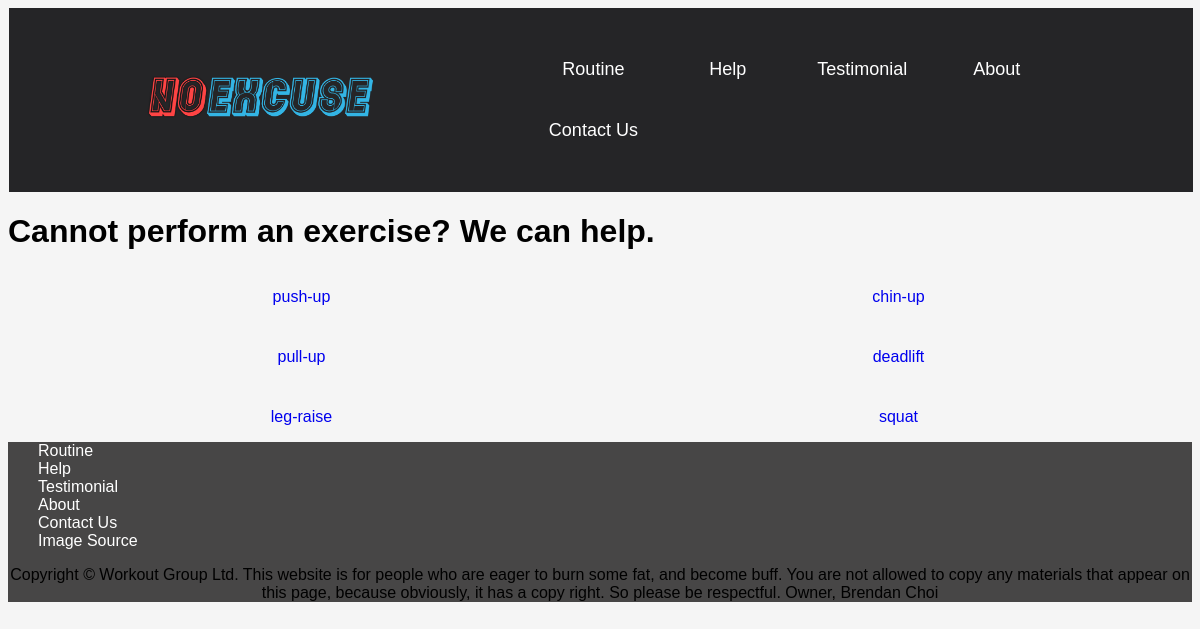
Screenshot of /help/ with the database file from the repository.
### tables this page shows
CREATE TABLE Exercise (id INTEGER PRIMARY KEY AUTOINCREMENT, name TEXT, weight INTEGER, description TEXT);

### app.py (the view)
@app.route('/help/')
def help():
    results = sqlite_conn('database.db', "select id, name from Exercise where Exercise.id in (select exercise_id from Help)")
    return render_template('help.html', help_exercise=results)

### app.py (called while the page is built)
def sqlite_conn(database, query, single=False):
    conn = sqlite3.connect(database)
    cur = conn.cursor()
    cur.execute(query)
    results = cur.fetchone() if single else cur.fetchall()
    conn.close()
    return results

### templates/help.html
{% extends 'layout.html' %}
{% block content %}
    <h1><strong>Cannot perform an exercise? We can help.</strong></h1>
        <div class="help">
            {% for help in help_exercise %}
                <a href="/workout_help/{{help[0]}}"><p>{{ help[1] }}</p></a>
            {% endfor %}
        </div>
{% endblock %}

### static/css/style.css (style rules this page uses)
html { box-sizing: border-box; margin: 0; padding: 0; background-color:whitesmoke; font-family: Verdana, Tahoma, sans-serif; }
html a { text-decoration: none; }
.routine *, .routine *::after, *::before { margin: 0; padding: 0; box-sizing: border-box; font-family: Verdana, Tahoma, sans-serif; }
.container *, .container *::after, *::before { margin: 0; padding: 0; box-sizing: border-box; font-family: Verdana, Tahoma, sans-serif; }
.help { display:grid; grid-template-columns: repeat(auto-fit, minmax(400px, 1fr)); width: 100%; height: auto; grid-column-gap: 10px; grid-row-gap: 10px; }
.help a { text-align: center; }

### rows the page displays
Exercise: name "push-up"
Exercise: name "chin-up"
Exercise: name "pull-up"
Exercise: name "deadlift"
Exercise: name "leg-raise"
Exercise: name "squat"
